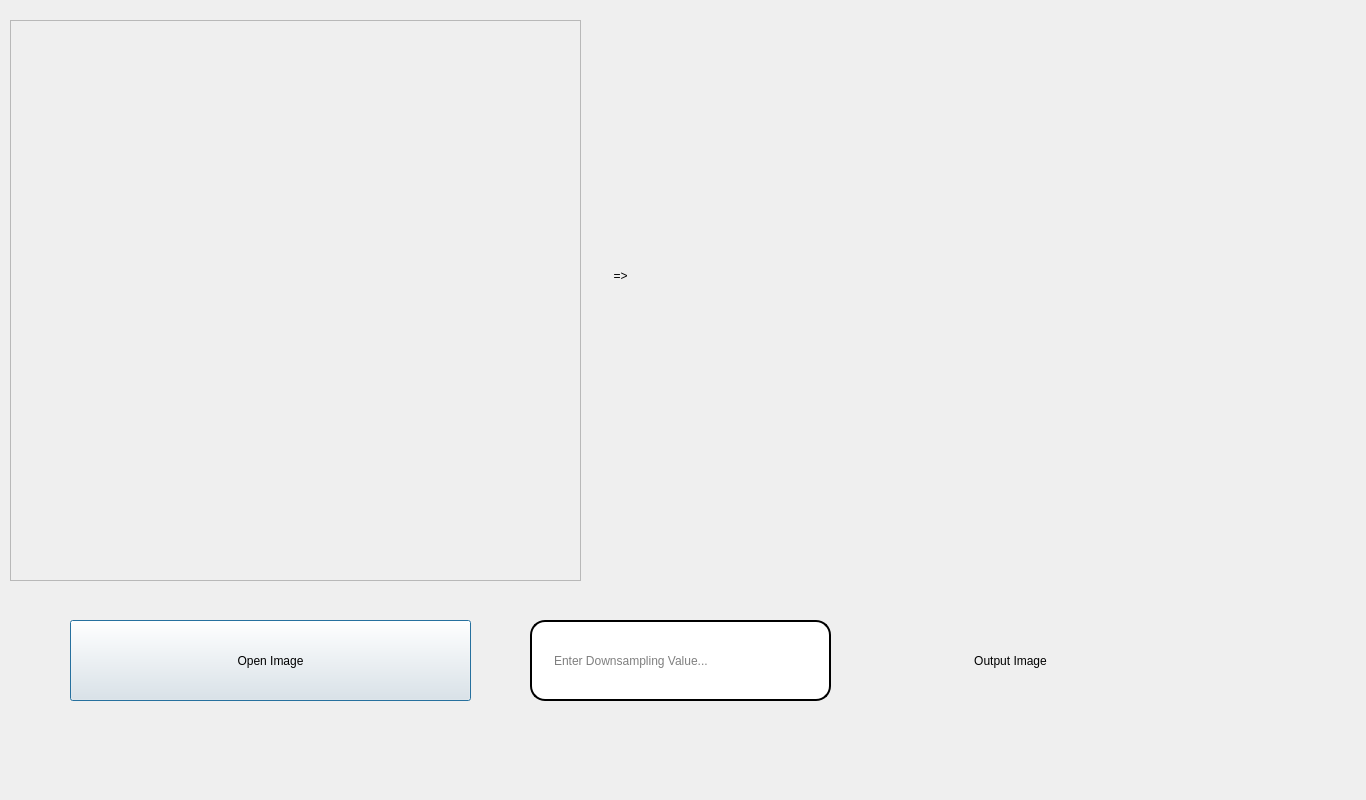
<?xml version="1.0" encoding="UTF-8"?>
<ui version="4.0">
 <class>Dialog</class>
 <widget class="QDialog" name="Dialog">
  <property name="geometry">
   <rect>
    <x>0</x>
    <y>0</y>
    <width>1366</width>
    <height>800</height>
   </rect>
  </property>
  <property name="windowTitle">
   <string>Dialog</string>
  </property>
  <widget class="QLabel" name="label_2">
   <property name="geometry">
    <rect>
     <x>690</x>
     <y>20</y>
     <width>571</width>
     <height>561</height>
    </rect>
   </property>
   <property name="text">
    <string/>
   </property>
  </widget>
  <widget class="QLabel" name="label_4">
   <property name="geometry">
    <rect>
     <x>870</x>
     <y>640</y>
     <width>281</width>
     <height>41</height>
    </rect>
   </property>
   <property name="styleSheet">
    <string notr="true">font: 16pt &quot;MS Shell Dlg 2&quot;;</string>
   </property>
   <property name="text">
    <string>Output Image</string>
   </property>
   <property name="alignment">
    <set>Qt::AlignCenter</set>
   </property>
  </widget>
  <widget class="QPushButton" name="Open_Image_Button">
   <property name="geometry">
    <rect>
     <x>70</x>
     <y>620</y>
     <width>401</width>
     <height>81</height>
    </rect>
   </property>
   <property name="text">
    <string>Open Image</string>
   </property>
  </widget>
  <widget class="QLabel" name="label">
   <property name="geometry">
    <rect>
     <x>10</x>
     <y>20</y>
     <width>571</width>
     <height>561</height>
    </rect>
   </property>
   <property name="text">
    <string/>
   </property>
  </widget>
  <widget class="QLabel" name="label_3">
   <property name="geometry">
    <rect>
     <x>590</x>
     <y>260</y>
     <width>61</width>
     <height>31</height>
    </rect>
   </property>
   <property name="styleSheet">
    <string notr="true">font: 22pt &quot;MS Shell Dlg 2&quot;;</string>
   </property>
   <property name="text">
    <string>=&gt;</string>
   </property>
   <property name="alignment">
    <set>Qt::AlignCenter</set>
   </property>
  </widget>
  <widget class="QLineEdit" name="lineEdit">
   <property name="geometry">
    <rect>
     <x>530</x>
     <y>620</y>
     <width>301</width>
     <height>81</height>
    </rect>
   </property>
   <property name="styleSheet">
    <string notr="true">border: 12px  solid rgb(0, 0, 0);
border-width: 2px;
font: 11.5pt &quot;MS Shell Dlg 2&quot;;
border-radius: 15px;
padding-left:20px;
padding-right:20px;</string>
   </property>
   <property name="text">
    <string/>
   </property>
   <property name="placeholderText">
    <string>Enter Downsampling Value...</string>
   </property>
  </widget>
  <widget class="QLabel" name="label_5">
   <property name="geometry">
    <rect>
     <x>410</x>
     <y>730</y>
     <width>581</width>
     <height>41</height>
    </rect>
   </property>
   <property name="styleSheet">
    <string notr="true">color: rgb(255, 0, 0);</string>
   </property>
   <property name="text">
    <string/>
   </property>
  </widget>
  <widget class="QScrollArea" name="scrollArea">
   <property name="geometry">
    <rect>
     <x>10</x>
     <y>20</y>
     <width>571</width>
     <height>561</height>
    </rect>
   </property>
   <property name="widgetResizable">
    <bool>true</bool>
   </property>
   <widget class="QWidget" name="scrollAreaWidgetContents">
    <property name="geometry">
     <rect>
      <x>0</x>
      <y>0</y>
      <width>569</width>
      <height>559</height>
     </rect>
    </property>
   </widget>
  </widget>
 </widget>
 <resources/>
 <connections/>
</ui>
